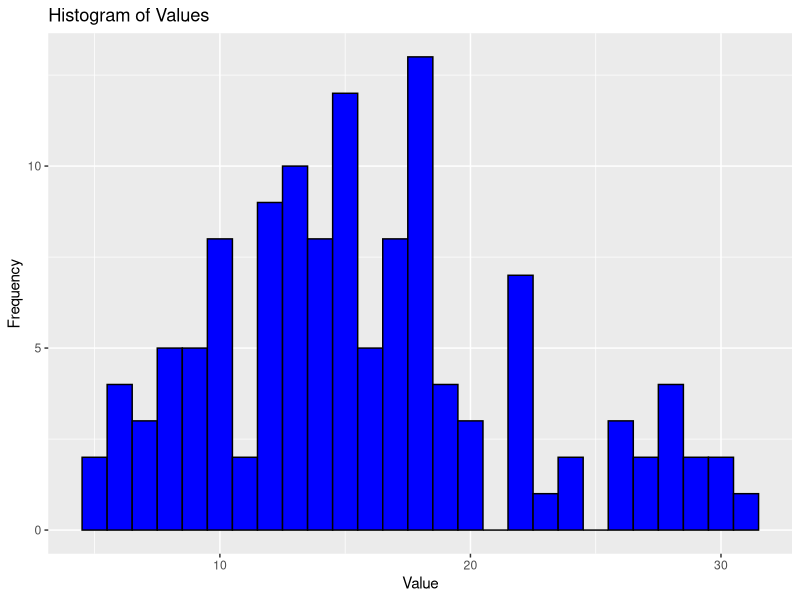
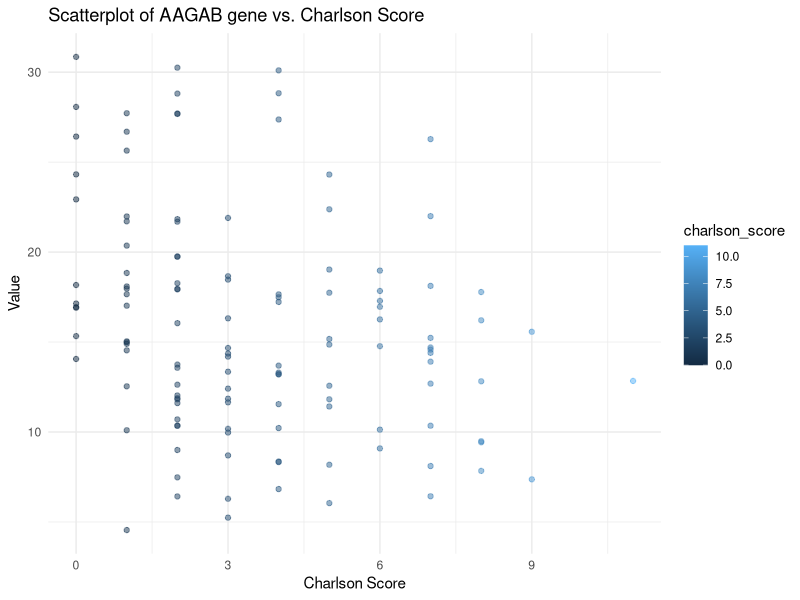
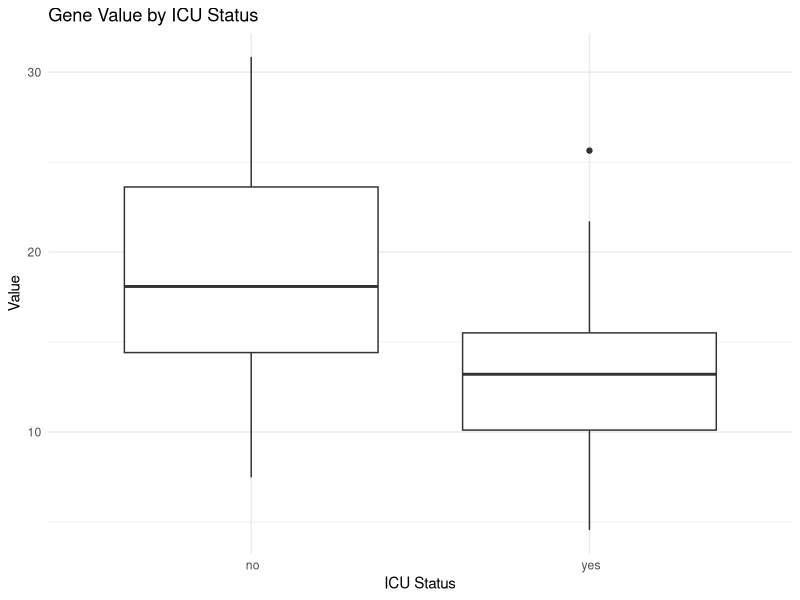
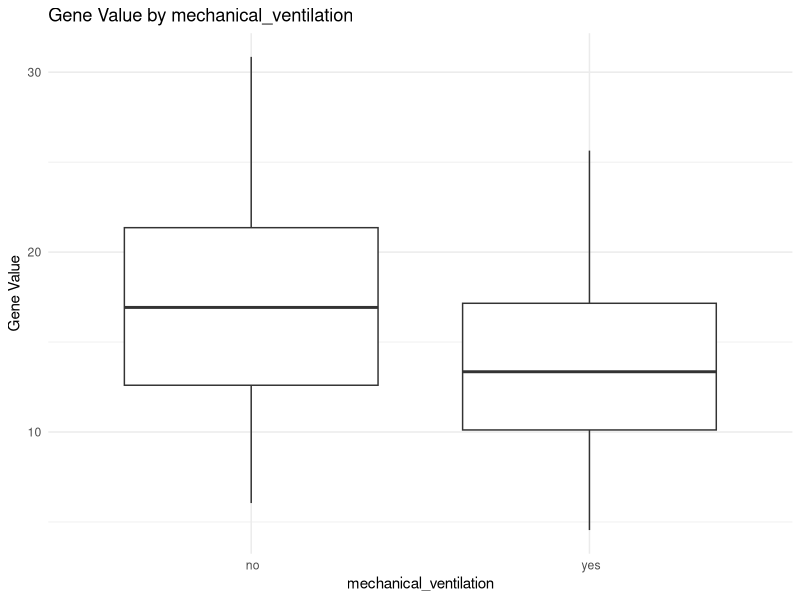

Write R code to recreate these figures, in order.
## ---- chunk 1
knitr::opts_chunk$set(echo = TRUE)
## ---- chunk 2
library(tidyverse)
genes <- read.csv("QBS103_GSE157103_genes.csv")
matrix <- read.csv("QBS103_GSE157103_series_matrix.csv")
## ---- chunk 3
num_sample = ncol(genes) - 1
num_gene = nrow(genes)
num_sample
num_gene
## ---- chunk 4
### Select the AADACL3 data, and I will try to convert it from row to column
genes_long <- genes %>%
  filter(X=="AAGAB") %>%
  gather(key = "participant_id")
genes_long <- genes_long[-1,]

### Selected the data, here I select charlson_score for continuous, icu_status and mechanical ventilation as categorial
matrix_selected <- matrix %>% select("participant_id", "charlson_score", "icu_status", "mechanical_ventilation")

plot_data <- merge(matrix_selected, genes_long, by = "participant_id")
plot_data$value <- as.numeric(as.character(plot_data$value))
plot_data$charlson_score <- as.numeric(as.character(plot_data$charlson_score))
## ---- chunk 5
library(ggplot2)
# Define theme
newTheme <- theme(
  # Remove all borders and grid lines
  panel.border = element_blank(), panel.grid.major = element_blank(),panel.grid.minor = element_blank(), 
  # Set axis colors and size 
  axis.line = element_line(colour = "white", linewidth = rel(2)),
  # Change all colors to light blue
  plot.background = element_rect(fill = "black"),
  panel.background = element_blank(),
  legend.key = element_rect(fill = 'black'), 
  legend.background = element_rect(fill = 'black'),
  # Set font
  text = element_text(face="bold",colour = "white"),
  axis.text = element_text(face="bold",colour = "white"),
        legend.position = 'bottom')
## ---- chunk 6
ggplot(plot_data, aes(x=value)) + 
  geom_histogram(binwidth=1, fill="blue", color="black") + 
  ggtitle("Histogram of Values") + 
  xlab("Value") + 
  ylab("Frequency")
## ---- chunk 7
ggplot(plot_data, aes(x=charlson_score, y=value)) +
  geom_point(aes(color=charlson_score), alpha=0.5) + 
  ggtitle("Scatterplot of AAGAB gene vs. Charlson Score") +
  xlab("Charlson Score") +
  ylab("Value") +
  theme_minimal()
## ---- chunk 8
ggplot(plot_data, aes(x = icu_status, y = value)) +
  geom_boxplot() +
  ggtitle("Gene Value by ICU Status") +
  xlab("ICU Status") +
  ylab("Value") +
  theme_minimal()
## ---- chunk 9
ggplot(plot_data, aes(x = mechanical_ventilation, y = value)) +
  geom_boxplot() +
  ggtitle("Gene Value by mechanical_ventilation") +
  xlab("mechanical_ventilation") +
  ylab("Gene Value") +
  theme_minimal()
